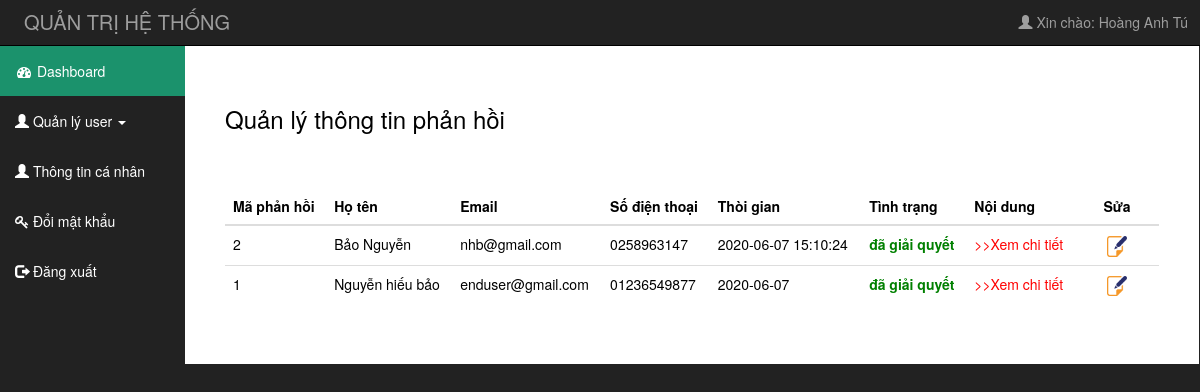
The page /admin/quanlythongtinphanhoi.php (signed in) on the database as committed earlier.
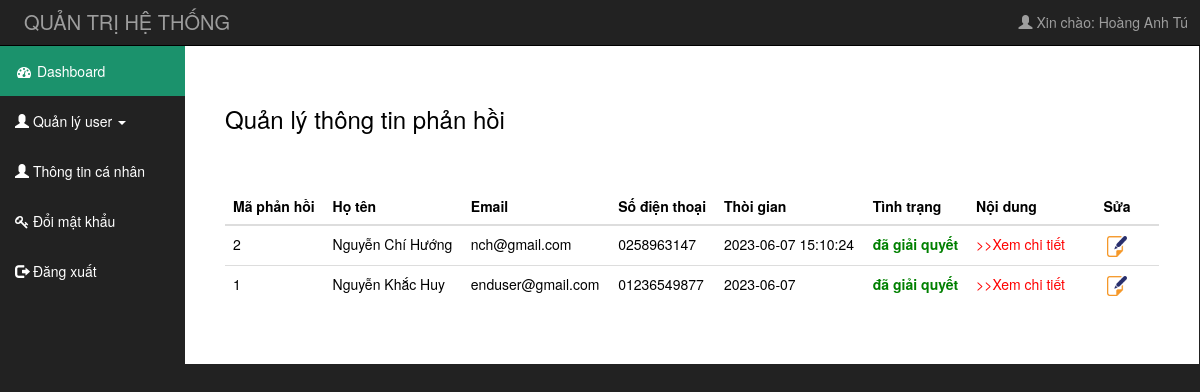
The same page on the database as committed later.
### tables this page shows
CREATE TABLE `phanhoi` (
  `mapt` int(11) NOT NULL,
  `hoten` varchar(255) NOT NULL,
  `email` varchar(255) NOT NULL,
  `dienthoai` varchar(255) NOT NULL,
  `noidung` text NOT NULL,
  `tinhtrang` varchar(255) NOT NULL,
  `thoigian` varchar(255) NOT NULL
);

### admin/quanlythongtinphanhoi.php (the view, shortened to what this page needs)
	<?php
		if(isset($_SESSION['usr']['uid']))
		{
			include("includes/header.php");
		}
		else
		{
			 header('Location:login.php');
		}
		require("../includes/connect_db.php");
	?>
		<div id="mid">
			<div class="row" style="width: 100%;">
				<div class="col-sm-2">
					<?php
						if($_SESSION['usr']['vaitro']==2)
						{
							include('includes/menu_left1.php');
						}
					?>
				</div>
				<div class="col-sm-10">
					<div style="background-color:white;margin-right: -29px;margin-left: -15px;color: black;padding: 40px;">
						<h3>Quản lý thông tin phản hồi</h3>
						<table class="table table-hover">
						    <thead>
						      <tr>
						        <th>Mã phản hồi</th>
						        <th>Họ tên</th>
						        <th>Email</th>
						        <th>Số điện thoại</th>
						        <th>Thòi gian</th>
						        <th>Tình trạng</th>
						        <th>Nội dung</th>
						        <th style="width: 9%;text-align: center;">Sửa</th>
						      </tr>
						    </thead>
						    <tbody>
						    	<?PHP
							    		$query="SELECT * FROM phanhoi order by mapt desc";
										$result=mysqli_query($dbc,$query);check_errors($result,$query);$i=1;
										while(list($mapt,$hoten,$email,$dienthoai,$noidung,$tinhtrang,$thoigian)=mysqli_fetch_array($result,MYSQLI_NUM))
									    {?>
											<tr>
										      	<td>
										      		<?php echo $mapt;?>
										      	</td>
										      	<td>
													<?php echo $hoten;?>
										      	</td>
										      	<td>
										      		<?php echo $email;?>
										      	</td>
										      	<td>
										      		<?php echo $dienthoai;?>
										      	</td>
										      	<td>
										      			<?php echo $thoigian;?>
										      	</td>
										      	<td>
									      			<?php
									      				if($tinhtrang=='chưa')
											      		{
									      					echo "<b style='color:red'>".$tinhtrang."</b>";
											      		}
											      		else if($tinhtrang=='đang giải quyết'){
													      	echo "<b style='color:green'>".$tinhtrang."</b>";
											      		}else{
													      	echo "<b style='color:green'>".$tinhtrang."</b>";
											      		}
									      			?>
										      	</td>
						        				<td>
						        					<a href="chitietphanhoi.php?id=<?php echo $mapt?>" style="color: red;">
						        						>>Xem chi tiết
						        					</a>
						        				</td>
						        				<td  style="text-align: center;">
										      		<a href="quanlytinhtrangphanhoi.php?ma-phanhoi=<?php echo $mapt ?>">
														<img src="../IMAGES/icon_edit.png" style="width: 30%;height: 17%;">
													</a>
										      	</td>
									     	</tr>
									<?PHP }?>
						    </tbody>
				  		</table>
					</div>
				</div>
			</div>
		</div>
	</div>
</body>
</html>

Rows that differ between the two databases and show on the page:
changed phanhoi id 2: hoten "Bảo Nguyễn" → "Nguyễn Chí Hướng"; email "nhb@gmail.com" → "nch@gmail.com"; thoigian "2020-06-07 15:10:24" → "2023-06-07 15:10:24"
changed phanhoi "enduser@gmail.com": hoten "Nguyễn hiếu bảo" → "Nguyễn Khắc Huy"; thoigian "2020-06-07" → "2023-06-07"
